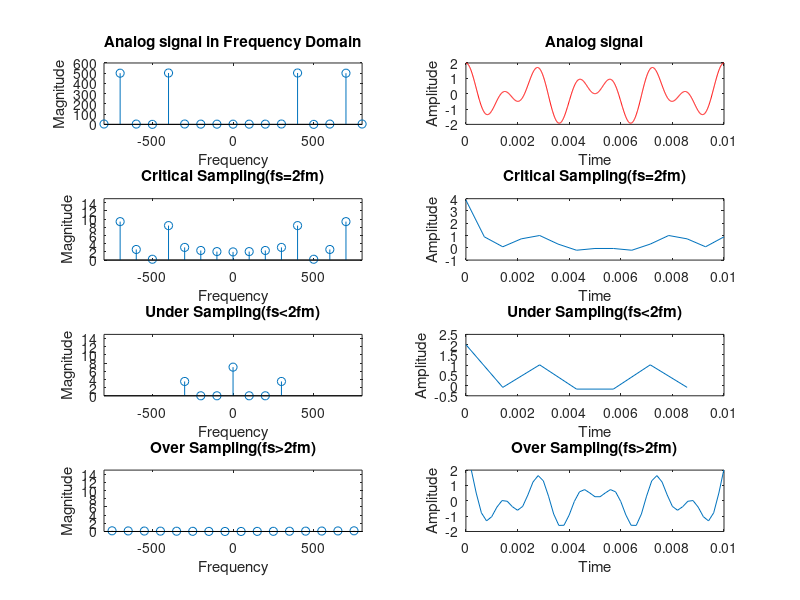

Write the MATLAB code that produced this figure.
% Clear command window and close all figures
clc
close all

% Define parameters
tfinal = 0.01; % Final time for the analog signal
t = 0:0.00001:tfinal; % Time vector with sampling interval

% Create a new figure for plotting
figure;

% Generate analog signal composed of two cosine waves
xanalog = cos(2*pi*400*t) + cos(2*pi*700*t);

% Plot analog signal in time domain
subplot(4,2,2);
plot(t, xanalog , 'r-');
xlabel("Time");
ylabel("Amplitude");
title("Analog signal");

% Compute Fourier transform of the analog signal
x_DFT = abs(fftshift(fft(xanalog)));
l = length(x_DFT);
x_length = -l/2:l/2-1;

% Plot analog signal in frequency domain
subplot(4,2,1);
stem(100*x_length+50, x_DFT);
axis([-800 800 0 600]);
xlabel("Frequency");
ylabel("Magnitude");
title("Analog signal in Frequency Domain");

% Critical Sampling (fs=2fm)
fs = 1400;
tsamp = 0:1/fs:14/fs; % Time vector for critical sampling
xsampled = cos(2*pi*400*tsamp) + cos(2*pi*700*tsamp); % Sampled signal
xsampled_DFT = abs(fftshift(fft(xsampled))); % Compute DFT of the sampled signal
xsampled_length = -length(xsampled_DFT)/2:length(xsampled_DFT)/2-1;

% Plot sampled signal in frequency domain
subplot(4,2,3);
stem(100*xsampled_length+50, xsampled_DFT);
axis([-800 800 0 15])
xlabel("Frequency");
ylabel("Magnitude");
title("Critical Sampling(fs=2fm)");

% Reconstruct the sampled signal
xrecon = ifft(abs(xsampled_DFT));
subplot(4,2,4);
plot(tsamp, xrecon);
xlabel("Time");
ylabel("Amplitude");
title("Critical Sampling(fs=2fm)");

% Under Sampling (fs<2fm)
fs = 700;
tsamp = 0:1/fs:6/fs; % Time vector for under sampling
xsampled = cos(2*pi*400*tsamp) + cos(2*pi*700*tsamp); % Sampled signal
xsampled_DFT = abs(fftshift(fft(xsampled))); % Compute DFT of the sampled signal
xsampled_length = -length(xsampled_DFT)/2:length(xsampled_DFT)/2-1;

% Plot sampled signal in frequency domain
subplot(4,2,5);
stem(100*xsampled_length+50, xsampled_DFT);
axis([-800 800 0 15])
xlabel("Frequency");
ylabel("Magnitude");
title("Under Sampling(fs<2fm)");

% Reconstruct the sampled signal
xrecon = ifft(abs(xsampled_DFT));
subplot(4,2,6);
plot(tsamp, xrecon);
xlabel("Time");
ylabel("Amplitude");
title("Under Sampling(fs<2fm)");

% Over Sampling (fs>2fm)
fs = 5000;
tsamp = 0:1/fs:0.01; % Time vector for over sampling
xsampled = cos(2*pi*400*tsamp) + cos(2*pi*700*tsamp); % Sampled signal
xsampled_DFT = abs(fft(xsampled)); % Compute DFT of the sampled signal
xsampled_length = -length(xsampled_DFT)/2:length(xsampled_DFT)/2-1;

% Plot sampled signal in frequency domain
subplot(4,2,7);
stem(100*xsampled_length, xsampled_DFT);
axis([-800 800 0 15])
xlabel("Frequency");
ylabel("Magnitude");
title("Over Sampling(fs>2fm)");

% Reconstruct the sampled signal
xrecon = ifft(abs(xsampled_DFT));
subplot(4,2,8);
plot(tsamp, xrecon);
axis([0 0.01 -2 2])
xlabel("Time");
ylabel("Amplitude");
title("Over Sampling(fs>2fm)");
